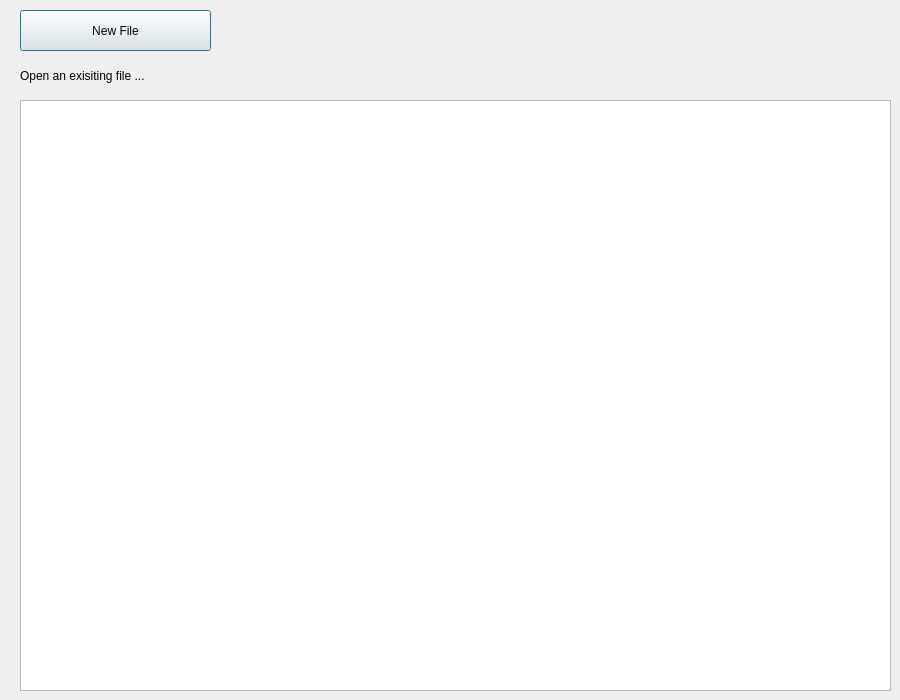
<?xml version="1.0" encoding="UTF-8"?>
<ui version="4.0">
 <class>OpenFileDialog</class>
 <widget class="QDialog" name="OpenFileDialog">
  <property name="geometry">
   <rect>
    <x>0</x>
    <y>0</y>
    <width>900</width>
    <height>700</height>
   </rect>
  </property>
  <property name="windowTitle">
   <string>Open File</string>
  </property>
  <widget class="QListView" name="listView">
   <property name="geometry">
    <rect>
     <x>20</x>
     <y>100</y>
     <width>871</width>
     <height>591</height>
    </rect>
   </property>
   <property name="iconSize">
    <size>
     <width>200</width>
     <height>200</height>
    </size>
   </property>
   <property name="textElideMode">
    <enum>Qt::ElideMiddle</enum>
   </property>
   <property name="resizeMode">
    <enum>QListView::Adjust</enum>
   </property>
   <property name="gridSize">
    <size>
     <width>200</width>
     <height>200</height>
    </size>
   </property>
   <property name="uniformItemSizes">
    <bool>true</bool>
   </property>
   <property name="selectionRectVisible">
    <bool>true</bool>
   </property>
  </widget>
  <widget class="QPushButton" name="pushButton">
   <property name="geometry">
    <rect>
     <x>20</x>
     <y>10</y>
     <width>191</width>
     <height>41</height>
    </rect>
   </property>
   <property name="text">
    <string>New File</string>
   </property>
  </widget>
  <widget class="QLabel" name="label">
   <property name="geometry">
    <rect>
     <x>20</x>
     <y>60</y>
     <width>201</width>
     <height>31</height>
    </rect>
   </property>
   <property name="text">
    <string>Open an exisiting file ...</string>
   </property>
  </widget>
 </widget>
 <resources/>
 <connections/>
</ui>
